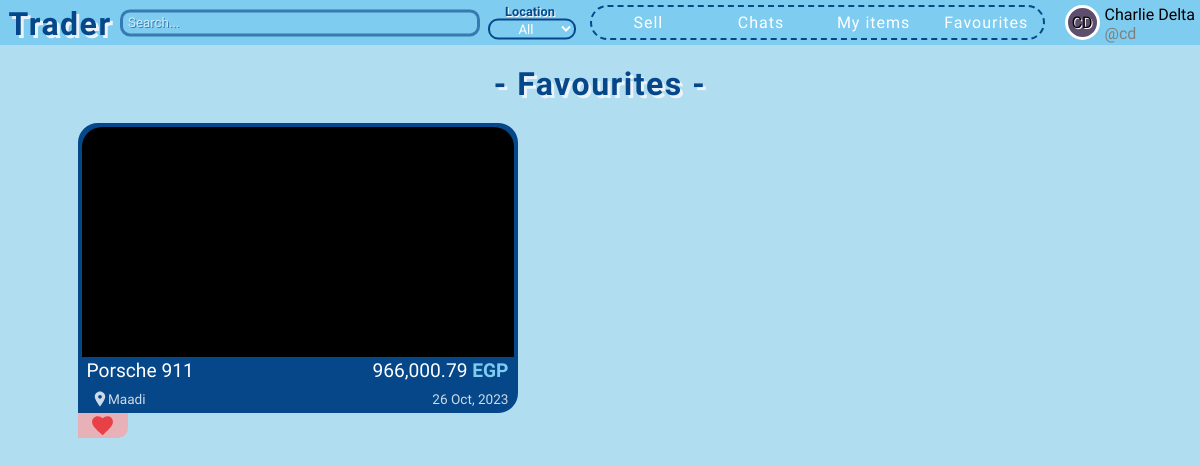
Before: /favourites (signed in) with the older database file.
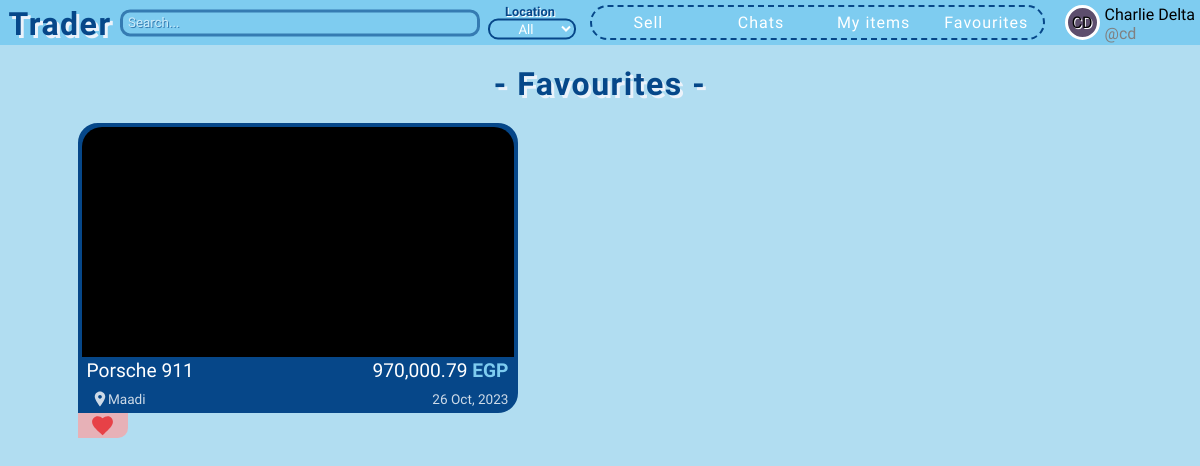
After: the same page with the newer database file.
### app/models.py (models this page shows)
class Item(db.Model):
    id = db.Column(db.Integer, primary_key=True)
    title = db.Column(db.String(100), nullable=False)
    description = db.Column(db.Text, nullable=False)
    location = db.Column(db.String(100), nullable=False)
    price = db.Column(db.Float, default=0, nullable=False)
    is_sold = db.Column(db.Boolean, default=False)
    created_at = db.Column(db.DateTime)
    owner = db.Column(db.Integer, db.ForeignKey("user.id"), nullable=False)
    images = db.relationship('Image', backref='images_set', lazy=True)
    chats = db.relationship('Chat', backref='chats_set', lazy=True)

### app/routes.py (the view)
@app.get("/favourites")
@login_required
def favourites():
    fav_items = current_user.favourites
    return render_template('favourites.html', fav_items=fav_items)

### app/__init__.py (called while the page is built)
def price_format(float):
    return '{:,.2f}'.format(float)

### app/routes.py (called while the page is built)
@login_manager.user_loader
def load_user(user_id):
    return User.query.get(int(user_id))

### app/templates/favourites.html (shortened to what this page needs)
{% extends 'base.html' %}
{% block head %}
    <link rel="stylesheet" href="{{ url_for('static', filename='css/partials/item.css') }}">
{% endblock %}
{% block nav_search %}nav-search{% endblock %}
{% block search_location %}
    <input type="search" class="search" placeholder="Search...">
    <div class="location-cont">
        <div>Location</div>
        <select name="location" class="location" title="Location">
            <option class="all" value="">All</option>
        </select>
    </div>
{% endblock %}
{% block content %}
    <header class="pge-header" style="margin: 15px;">- Favourites -</header>
    <div class="items-cont seller-items-cont">
        {% for item in fav_items %}
            {% with seller_page=True, fav_page=True %}
                {% include 'partials/item.html' %}
            {% endwith %}
        {% endfor %}
    </div>
{% endblock %}

### app/templates/partials/item.html (shortened to what this page needs)
<div class="single-item-cont location-{% if item.location == '6 October' %}october{% else %}{{ item.location|lower }}{% endif %}" id="item-{{ item.id }}">
    <a class="item" href="{{ url_for('single_item', item_id=item.id) }}">
        <div class="img-cont">
        </div>
        <div class="upper">
            <div class="item-title">{{ item.title }}</div>
            <div class="item-price">{{ price_format(item.price) }} <span class="egp">EGP</span></div>
        </div>
        <div class="lower">
            <div class="item-location">
                <svg
                    width="18px"
                    height="18px"
                    xmlns="http://www.w3.org/2000/svg"
                    viewBox="0 0 24 24"
                    fill="#fff"
                >
                    <path d="M12 2C8.13 2 5 5.13 5 9c0 4.25 7 13 7 13s7-8.75 7-13c0-3.87-3.13-7-7-7zm0 9.5c-1.38 0-2.5-1.12-2.5-2.5s1.12-2.5 2.5-2.5 2.5 1.12 2.5 2.5-1.12 2.5-2.5 2.5z" />
                </svg> {{ item.location }}
            </div>
            <div>{{ date_format(item.created_at) }}</div>
        </div>
    </a>
    {% if seller_page %}
    <div class="seller-page-btns">
        {% if all_items_page %}
        <div class="edit-delete">
            <button class="edit-btn" onclick="window.location.href = `{{ url_for('edit_item', item_id=item.id) }}`">Edit</button>
            <button class="delete-btn" onclick="window.location.href = `{{ url_for('delete_item', item_id=item.id) }}`">Delete</button>
        </div>
        {% elif fav_page %}
        <button class="favourite-btn" id="fav-item-{{ item.id }}">
            <svg
                width="25"
                height="25"
                xmlns="http://www.w3.org/2000/svg"
                fill="red"
                viewBox="0 0 24 24"
                >
                <path
                    d="M12 21.35l-1.45-1.32C5.4 15.36 2 12.28 2 8.5 2 5.42 4.42 3 7.5 3c1.74 0 3.41.81 4.5 2.09C13.59 3.81 15.26 3 17 3 20.08 3 22 5.42 22 8.5c0 3.78-3.4 6.86-8.55 11.54L12 21.35z"
                />
            </svg>
        </button>
        {% endif %}
    </div>
    {% endif %}
</div>

Changed rows visible on the page:
changed Item "Porsche 911": price "966,000.79" → "970,000.79"
